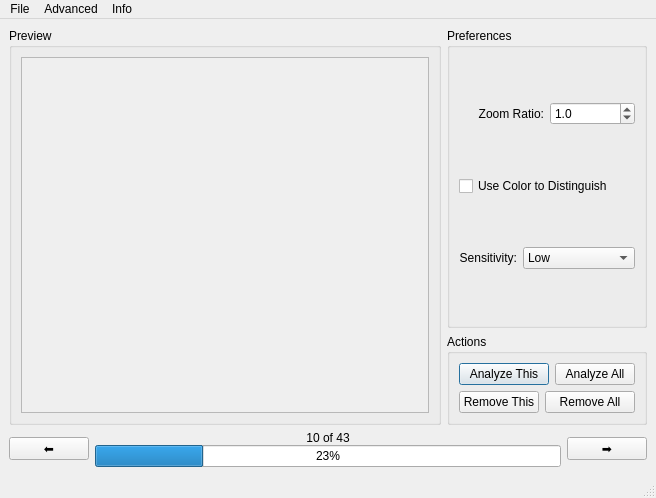
<?xml version="1.0" encoding="UTF-8"?>
<ui version="4.0">
 <class>MainWindow</class>
 <widget class="QMainWindow" name="MainWindow">
  <property name="geometry">
   <rect>
    <x>0</x>
    <y>0</y>
    <width>656</width>
    <height>498</height>
   </rect>
  </property>
  <property name="windowTitle">
   <string>CapSaint</string>
  </property>
  <widget class="QWidget" name="centralwidget">
   <layout class="QHBoxLayout" name="horizontalLayout_4">
    <item>
     <layout class="QVBoxLayout" name="verticalLayout_5">
      <item>
       <layout class="QHBoxLayout" name="horizontalLayout_8">
        <item>
         <widget class="QGroupBox" name="groupBox">
          <property name="title">
           <string>Preview</string>
          </property>
          <layout class="QHBoxLayout" name="horizontalLayout">
           <item>
            <widget class="QScrollArea" name="scrollArea">
             <property name="widgetResizable">
              <bool>true</bool>
             </property>
             <widget class="QWidget" name="scrollAreaWidgetContents">
              <property name="geometry">
               <rect>
                <x>0</x>
                <y>0</y>
                <width>318</width>
                <height>313</height>
               </rect>
              </property>
              <layout class="QHBoxLayout" name="horizontalLayout_5">
               <property name="leftMargin">
                <number>0</number>
               </property>
               <property name="topMargin">
                <number>0</number>
               </property>
               <property name="rightMargin">
                <number>0</number>
               </property>
               <property name="bottomMargin">
                <number>0</number>
               </property>
               <item>
                <widget class="QLabel" name="graphicsView">
                 <property name="sizePolicy">
                  <sizepolicy hsizetype="Expanding" vsizetype="Expanding">
                   <horstretch>0</horstretch>
                   <verstretch>0</verstretch>
                  </sizepolicy>
                 </property>
                 <property name="text">
                  <string/>
                 </property>
                </widget>
               </item>
              </layout>
             </widget>
            </widget>
           </item>
          </layout>
         </widget>
        </item>
        <item>
         <layout class="QVBoxLayout" name="verticalLayout_3">
          <item>
           <widget class="QGroupBox" name="groupBox_2">
            <property name="title">
             <string>Preferences</string>
            </property>
            <layout class="QHBoxLayout" name="horizontalLayout_6">
             <item>
              <layout class="QVBoxLayout" name="verticalLayout">
               <item>
                <layout class="QHBoxLayout" name="horizontalLayout_2">
                 <item>
                  <widget class="QLabel" name="label">
                   <property name="text">
                    <string>Zoom Ratio:</string>
                   </property>
                   <property name="alignment">
                    <set>Qt::AlignRight|Qt::AlignTrailing|Qt::AlignVCenter</set>
                   </property>
                  </widget>
                 </item>
                 <item>
                  <widget class="QDoubleSpinBox" name="zoomIndicator">
                   <property name="decimals">
                    <number>1</number>
                   </property>
                   <property name="minimum">
                    <double>0.100000000000000</double>
                   </property>
                   <property name="maximum">
                    <double>10.000000000000000</double>
                   </property>
                   <property name="singleStep">
                    <double>0.100000000000000</double>
                   </property>
                   <property name="stepType">
                    <enum>QAbstractSpinBox::DefaultStepType</enum>
                   </property>
                   <property name="value">
                    <double>1.000000000000000</double>
                   </property>
                  </widget>
                 </item>
                </layout>
               </item>
               <item>
                <widget class="QCheckBox" name="colorDistCheckBox">
                 <property name="text">
                  <string>Use Color to Distinguish</string>
                 </property>
                </widget>
               </item>
               <item>
                <layout class="QHBoxLayout" name="horizontalLayout_3">
                 <item>
                  <widget class="QLabel" name="label_2">
                   <property name="text">
                    <string>Sensitivity:</string>
                   </property>
                   <property name="alignment">
                    <set>Qt::AlignRight|Qt::AlignTrailing|Qt::AlignVCenter</set>
                   </property>
                  </widget>
                 </item>
                 <item>
                  <widget class="QComboBox" name="sensitivitySelector">
                   <item>
                    <property name="text">
                     <string>Low</string>
                    </property>
                   </item>
                   <item>
                    <property name="text">
                     <string>Medium</string>
                    </property>
                   </item>
                   <item>
                    <property name="text">
                     <string>High</string>
                    </property>
                   </item>
                   <item>
                    <property name="text">
                     <string>Extremely High</string>
                    </property>
                   </item>
                  </widget>
                 </item>
                </layout>
               </item>
              </layout>
             </item>
            </layout>
           </widget>
          </item>
          <item>
           <widget class="QGroupBox" name="groupBox_3">
            <property name="sizePolicy">
             <sizepolicy hsizetype="Preferred" vsizetype="Fixed">
              <horstretch>0</horstretch>
              <verstretch>0</verstretch>
             </sizepolicy>
            </property>
            <property name="title">
             <string>Actions</string>
            </property>
            <layout class="QGridLayout" name="gridLayout">
             <item row="0" column="0" colspan="2">
              <widget class="QPushButton" name="analyzeThisButton">
               <property name="text">
                <string>Analyze This</string>
               </property>
               <property name="shortcut">
                <string>Return</string>
               </property>
               <property name="default">
                <bool>true</bool>
               </property>
              </widget>
             </item>
             <item row="0" column="2">
              <widget class="QPushButton" name="analyzeAllButton">
               <property name="text">
                <string>Analyze All</string>
               </property>
               <property name="default">
                <bool>false</bool>
               </property>
              </widget>
             </item>
             <item row="1" column="0">
              <widget class="QPushButton" name="resetThisButton">
               <property name="text">
                <string>Remove This</string>
               </property>
              </widget>
             </item>
             <item row="1" column="1" colspan="2">
              <widget class="QPushButton" name="resetAllButton">
               <property name="text">
                <string>Remove All</string>
               </property>
              </widget>
             </item>
            </layout>
           </widget>
          </item>
         </layout>
        </item>
       </layout>
      </item>
      <item>
       <layout class="QHBoxLayout" name="horizontalLayout_9">
        <item>
         <widget class="QPushButton" name="previousButton">
          <property name="sizePolicy">
           <sizepolicy hsizetype="Fixed" vsizetype="Fixed">
            <horstretch>0</horstretch>
            <verstretch>0</verstretch>
           </sizepolicy>
          </property>
          <property name="text">
           <string>⬅️</string>
          </property>
          <property name="shortcut">
           <string>Left</string>
          </property>
         </widget>
        </item>
        <item>
         <layout class="QVBoxLayout" name="verticalLayout_4">
          <property name="spacing">
           <number>0</number>
          </property>
          <item>
           <widget class="QLabel" name="pageIndicatorLabel">
            <property name="text">
             <string>10 of 43</string>
            </property>
            <property name="alignment">
             <set>Qt::AlignCenter</set>
            </property>
           </widget>
          </item>
          <item>
           <widget class="QProgressBar" name="pageProgressBar">
            <property name="minimum">
             <number>1</number>
            </property>
            <property name="value">
             <number>24</number>
            </property>
           </widget>
          </item>
         </layout>
        </item>
        <item>
         <widget class="QPushButton" name="nextButton">
          <property name="sizePolicy">
           <sizepolicy hsizetype="Fixed" vsizetype="Fixed">
            <horstretch>0</horstretch>
            <verstretch>0</verstretch>
           </sizepolicy>
          </property>
          <property name="text">
           <string>➡️</string>
          </property>
          <property name="shortcut">
           <string>Right</string>
          </property>
         </widget>
        </item>
       </layout>
      </item>
     </layout>
    </item>
   </layout>
  </widget>
  <widget class="QMenuBar" name="menubar">
   <property name="geometry">
    <rect>
     <x>0</x>
     <y>0</y>
     <width>656</width>
     <height>22</height>
    </rect>
   </property>
   <widget class="QMenu" name="FileMenu">
    <property name="title">
     <string>File</string>
    </property>
    <addaction name="actionImport"/>
    <addaction name="actionExport"/>
    <addaction name="actionQuit"/>
   </widget>
   <widget class="QMenu" name="InfoMenu">
    <property name="title">
     <string>Info</string>
    </property>
    <addaction name="actionManual"/>
    <addaction name="actionAbout"/>
   </widget>
   <widget class="QMenu" name="AdvancedMenu">
    <property name="title">
     <string>Advanced</string>
    </property>
    <addaction name="actionVerbose"/>
   </widget>
   <addaction name="FileMenu"/>
   <addaction name="AdvancedMenu"/>
   <addaction name="InfoMenu"/>
  </widget>
  <widget class="QStatusBar" name="statusbar"/>
  <action name="actionManual">
   <property name="text">
    <string>Manual</string>
   </property>
  </action>
  <action name="actionAbout">
   <property name="enabled">
    <bool>true</bool>
   </property>
   <property name="text">
    <string>About</string>
   </property>
   <property name="shortcut">
    <string>Ctrl+/</string>
   </property>
  </action>
  <action name="actionImport">
   <property name="text">
    <string>Import Images...</string>
   </property>
   <property name="shortcut">
    <string>Ctrl+O</string>
   </property>
  </action>
  <action name="actionExport">
   <property name="text">
    <string>Export Current...</string>
   </property>
   <property name="shortcut">
    <string>Ctrl+S</string>
   </property>
  </action>
  <action name="actionQuit">
   <property name="text">
    <string>Quit</string>
   </property>
   <property name="shortcut">
    <string>Ctrl+Q</string>
   </property>
  </action>
  <action name="actionLow">
   <property name="checkable">
    <bool>true</bool>
   </property>
   <property name="text">
    <string>Low</string>
   </property>
  </action>
  <action name="actionMedium">
   <property name="checkable">
    <bool>true</bool>
   </property>
   <property name="checked">
    <bool>true</bool>
   </property>
   <property name="text">
    <string>Medium</string>
   </property>
  </action>
  <action name="actionHigh">
   <property name="checkable">
    <bool>true</bool>
   </property>
   <property name="text">
    <string>High</string>
   </property>
  </action>
  <action name="actionDistinguishByColor">
   <property name="checkable">
    <bool>true</bool>
   </property>
   <property name="text">
    <string>Use Color to Distinguish</string>
   </property>
  </action>
  <action name="actionStart_Analyze">
   <property name="text">
    <string>Start Analyze</string>
   </property>
  </action>
  <action name="actionRest">
   <property name="text">
    <string>Rest</string>
   </property>
  </action>
  <action name="actionVerbose">
   <property name="checkable">
    <bool>true</bool>
   </property>
   <property name="text">
    <string>Verbose Mode</string>
   </property>
  </action>
 </widget>
 <resources/>
 <connections/>
</ui>
